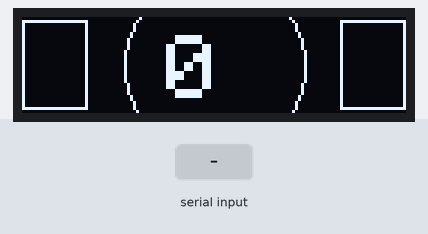
Bench run of a sketch on a simulated Arduino Uno, built with avr-gcc and run on an emulated ATmega328P. Shown: 128×32 one-colour display. The inputs (shaded band) are chosen by the test bench. What the sketch prints to the serial monitor is not drawn.

Above: at 6.2 s.
6.3 s: "1,90\n" received over Serial
At 6.52 s:
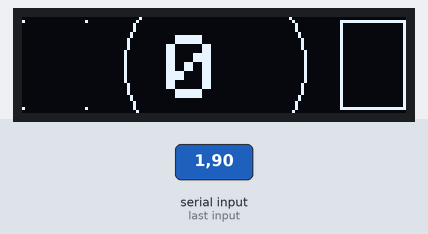
9.3 s: "90,45,200,10\n" received over Serial
At 10.3 s:
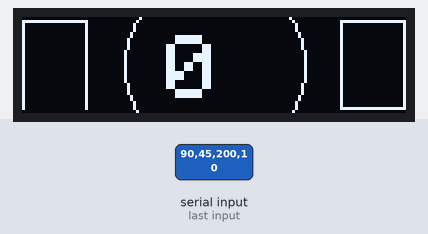
Timing chart, 0 to 12.3 s (numbered marks = the images above; inputs shaded):
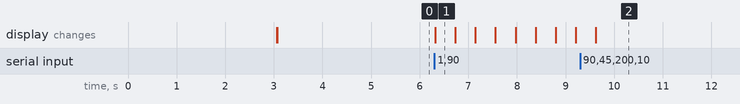

Measured:
- after the input at 6.3 s, the display: changes at once (image 1)
- after the input at 9.3 s, the display: changes after 0.32 s (image 2)
- what the display in image 1 shows lasts 0.4 s, from 6.3 s to 6.7 s

The sketch:

display.ino
```cpp
// библиотеки для работы с OLED экраном Arduino IDE
#include "Wire.h"
#include "Adafruit_GFX.h"
#include "Adafruit_SSD1306.h"
int com = 10;
int bak_2 = 0;
bool flag = 1;
String str;
//githubккккк
Adafruit_SSD1306 display(128, 32, &Wire, 4);  // указываем размер экрана в пикселях

void setup() {
  Serial.begin(9600);
  display.begin(SSD1306_SWITCHCAPVCC, 0x3C);  // указываем адрес устройства на шине
  display.clearDisplay();
  display.setTextSize(2, 2);            // указываем размер шрифта
  display.setTextColor(SSD1306_WHITE);  // указываем цвет надписи

  display.setCursor(35, 10);
  display.println("IGOR");
  display.display();
  delay(3000);
  display.clearDisplay();
  display.drawRect(0, 1, 22, display.height() - 2 * 1, SSD1306_WHITE);
  display.drawRect(106, 1, 22, display.height() - 2 * 1, SSD1306_WHITE);
  display.drawCircle(display.width() / 2, 16, 30, SSD1306_WHITE);
  display.display();
  display.setTextColor(SSD1306_WHITE);
  display.setTextSize(3);  // Normal 1:1 pixel scale
  display.setCursor(48, 6);
  display.println(0);
  display.display();  // Update screen with each newly-drawn rectangle
  delay(1);
  delay(2000);  // очищаем экран
}

void loop() {
  if (Serial.available() && flag) {
    com = Serial.parseInt();
    str = Serial.readStringUntil('\n');
    Serial.print(str);
  }
  test();
}

void test() {
  switch (com) {
    case 0:

      break;
    case 1:
      flag = 0;
      if (Serial.available()) {
        bak_2 = Serial.parseInt();
      }
      if (bak_2 == 0) {
        display.drawRect(0, 1, 22, display.height() - 2, SSD1306_INVERSE);
        display.display();
        delay(400);
      } else {
        display.drawRect(0, 1, 22, display.height() - 2, SSD1306_WHITE);
        display.fillRect(1, 2, 20, display.height() - 3, SSD1306_BLACK);
        display.display();
        delay(1);
        for (int i = 30; i > bak_2; i -= 1) {
          display.drawLine(1, i, 20, i, SSD1306_WHITE);
          display.display();
          delay(100);
        }
        bak_2 = 0;
        flag = 1;
        com = 0;
      }

      break;
    case 2:
      flag = 0;
      if (Serial.available()) {
        bak_2 = Serial.parseInt();
      }
      if (bak_2 == 0) {
        display.drawRect(106, 1, 22, display.height() - 2, SSD1306_INVERSE);
        display.display();
        delay(400);
      } else {
        display.drawRect(106, 1, 22, display.height() - 2, SSD1306_WHITE);
        display.fillRect(107, 2, 20, display.height() - 3, SSD1306_BLACK);
        display.display();
        delay(1);
        for (int i = 30; i > bak_2; i -= 1) {
          display.drawLine(107, i, 127, i, SSD1306_WHITE);
          display.display();
          delay(100);
        }
        bak_2 = 0;
        flag = 1;
        com = 0;
      }
      break;
    case 3:
      flag = 0;
      if (Serial.available()) {
        bak_2 = Serial.parseInt();
      }
      if (bak_2 == 0) {
        display.setTextSize(3);  // Normal 1:1 pixel scale
        display.setCursor(48, 6);
        display.setTextColor(SSD1306_INVERSE);
        display.println(0);
        display.display();
        delay(400);
      } else {
        for (int i = 0; i <= bak_2; i++) {
          display.setTextColor(SSD1306_WHITE);
          display.setTextSize(3);  // Normal 1:1 pixel scale
          display.setCursor(48, 6);
          display.println(i);
          display.display();
          delay(100);
          if (i != bak_2) {
            display.setTextColor(SSD1306_BLACK);
            display.setTextSize(3);  // Normal 1:1 pixel scale
            display.setCursor(48, 6);
            display.println(i);
            display.display();
          }
        }
        bak_2 = 0;
        flag = 1;
        com = 0;
      }
      break;
  }
}
```
